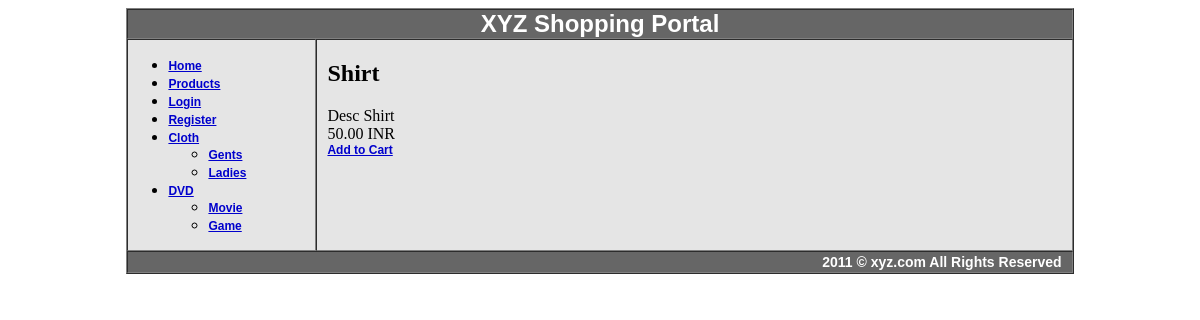
The app's page /productdetails.php?pid=1 with its own data.
### tables this page shows
CREATE TABLE IF NOT EXISTS `category` (
  `id` int(11) NOT NULL AUTO_INCREMENT,
  `parent_id` int(11) NOT NULL,
  `name` varchar(50) NOT NULL,
  `description` text NOT NULL,
  PRIMARY KEY (`id`)
);

CREATE TABLE IF NOT EXISTS `product` (
  `id` int(11) NOT NULL AUTO_INCREMENT,
  `category_id` int(11) NOT NULL,
  `name` varchar(100) NOT NULL,
  `description` text NOT NULL,
  `price` decimal(7,2) NOT NULL,
  `quantity` int(11) NOT NULL,
  PRIMARY KEY (`id`)
);

### productdetails.php (the view, shortened to what this page needs)
<?php
require("functions.php");
$cats = getCategories();
$proddetail = getIndiProdDetail();
?>
<!DOCTYPE html PUBLIC "-//W3C//DTD XHTML 1.0 Transitional//EN" "http://www.w3.org/TR/xhtml1/DTD/xhtml1-transitional.dtd">
<html xmlns="http://www.w3.org/1999/xhtml">
<head>
<link rel="stylesheet" type="text/css" href="style.css" />
</head>
<body>
<table width="80%" border="1" align="center" cellpadding="0" cellspacing="0">
  <tr>
    <td colspan="2" align="left" valign="top"><?php include "header.php"; ?></td>
  </tr>
  <tr>
    <td width="20%" align="left" valign="top"><?php print buildCatNav($cats); ?></td>
    <td width="80%" align="left" valign="top" style="padding-left:10px;">
    <h2><?php print $proddetail['name']; ?></h2>
    <p>
    <?php print $proddetail['description']; ?><br />
    <?php print $proddetail['price']; ?> INR<br />
    <a href="cart.php?pid=<?php print $proddetail['id']; ?>">Add to Cart</a>
    </p>
    </td>
  </tr>
  <tr>
    <td colspan="2" align="left" valign="top"><?php include "footer.php"; ?></td>
  </tr>
</table>
</body>
</html>

### functions.php (shortened to what this page needs)
<?php
function getCategories()
{
	$return = array();
	$rs = mysql_query("select id,name from category where parent_id = 0");
	while ($data = mysql_fetch_object($rs))
	{
		$return[$data->id]['id'] = $data->id;
		$return[$data->id]['name'] = $data->name;
		$return[$data->id]['child'] = getChildCategory($data->id);
	}
	return $return;
}
function getChildCategory($id=0)
{
	$return = array();
	$rs = mysql_query("select id,name from category where parent_id = ".$id);
	while ($data = mysql_fetch_object($rs))
	{
		$return[$data->id]['id'] = $data->id;
		$return[$data->id]['name'] = $data->name;
		$return[$data->id]['child'] = getChildCategory($data->id);
	}
	return $return;
}
function buildCatNav($cats = array())
{
	$catnav = '<ul>';
	$catnav .= '<li><a href="index.php">Home</a></li>';
	$catnav .= '<li><a href="productlist.php">Products</a></li>';
	if (isset($_SESSION['user_id']) && $_SESSION['user_id'] != 2)
	{
		$catnav .= '<li><a href="account.php">Account</a></li>';
		$catnav .= '<li><a href="logout.php">Logout</a></li>';
	}
	elseif(isset($_SESSION['user_id']) && $_SESSION['user_id'] == 2)
	{
		$catnav .= '<li><a href="adminaccount.php">Account</a></li>';
		$catnav .= '<li><a href="logout.php">Logout</a></li>';
	}
	else
	{
		$catnav .= '<li><a href="login.php">Login</a></li>';
		$catnav .= '<li><a href="register.php">Register</a></li>';
	}
	foreach ($cats as $cat)
	{
		$catnav .= '<li><a href="categorydetails.php?cid='.$cat['id'].'">'.$cat['name'].'</a>';
		if (count($cat['child']) > 0)
		{
			$catnav .= '<ul>';
			foreach ($cat['child'] as $chl1)
			{
				$catnav .= '<li><a href="categorydetails.php?cid='.$chl1['id'].'">'.$chl1['name'].'</a>';
				$catnav .= '</li>';
			}
			$catnav .= '</ul>';
		}
		$catnav .= '</li>';
	}
	$catnav .= '<ul>';
	return $catnav;
}
function getIndiProdDetail()
{
	$id = isset($_GET['pid']) && is_numeric($_GET['pid']) ? $_GET['pid'] : 0;
	$return = array();
	$rs = mysql_query("SELECT p.id, p.name,p.description,p.price,c.id as cid,c.name as cname FROM product p,category c WHERE p.category_id = c.id AND p.id = ".$id);
	$data = mysql_fetch_object($rs);
	$return['id'] = $data->id;
	$return['name'] = $data->name;
	$return['description'] = $data->description;
	$return['price'] = $data->price;
	$return['cid'] = $data->cid;
	$return['cname'] = $data->cname;
	return $return;
}
?>

### style.css (style rules this page uses)
table { background-color:#E5E5E5; }
a { font-family:Arial, Helvetica, sans-serif; color:#00C; text-decoration:underline; font-size:12px; font-weight:bold; }

### records on screen
category: name "Cloth", name "Gents"
category: name "Ladies"
category: name "DVD"
category: name "Movie"
category: name "Game"
product: name "Shirt", description "Desc Shirt", price "50.00"
